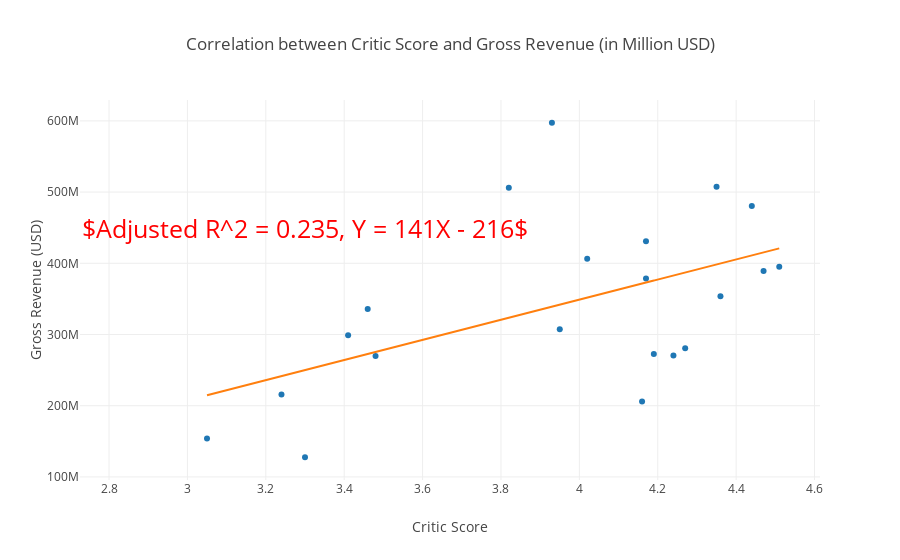

Here is the notebook cell this chart was saved with:
### Code cell
# Create Scatterplot

trace0 = go.Scatter(
    x = df.critic_score,
    y = df.gross,
    mode = 'markers',
    text = df.index
)

trace1 = go.Scatter(
    x = xi,
    y = line,
    mode = 'lines'
)

layout = go.Layout(
    showlegend = False,
    title = 'Correlation between Critic Score and Gross Revenue (in Million USD)',
    xaxis = dict(title = 'Critic Score'),
    yaxis = dict(title = 'Gross Revenue (USD)'),
    annotations = [
        dict(
            x = 3.3,
            y = 450000000,
            text = '$Adjusted R^2 = 0.235, Y = 141X - 216$',
            showarrow = False,
            font=dict(
                size=25,
                color = 'red'
            )
        )
    ]
)

data = [trace0, trace1]
fig = dict(data=data, layout=layout)

iplot(fig)

### Figure 1 — Plotly figure (JSON) as saved in the notebook; plotly's stock layout.template omitted (floating-point values rounded to 4 significant figures)
{"data": [{"mode": "markers", "text": ["Toy Story", "A Bug's Life", "Toy Story 2", "Monsters, Inc.", "Finding Nemo", "The Incredibles", "Cars", "Ratatouille", "WALL-E", "Up", "Toy Story 3", "Cars 2", "Brave", "Monsters University", "Inside Out", "The Good Dinosaur", "Finding Dory", "Cars 3", "Coco", "Incredibles 2", "Toy Story 4"], "type": "scatter", "uid": "62bce945-431c-4899-bf86-b1e37dcd7268", "x": [4.51, 3.95, 4.17, 4.02, 4.35, 4.17, 3.46, 4.24, 4.27, 4.36, 4.44, 3.24, 3.48, 3.41, 4.47, 3.3, 3.82, 3.05, 4.16, 3.93, 4.19], "y": [395253600, 307560900, 431007100, 406243900, 507600600, 378689900, 335753800, 270359800, 280850000, 353856800, 480588300, 215744700, 269916600, 299135900, 389111200, 127651300, 505984400, 154007100, 205915300, 597356200, 272527500]}, {"mode": "lines", "type": "scatter", "uid": "16ef37e6-25e9-4c09-adae-a54e5a0b887a", "x": [4.51, 3.95, 4.17, 4.02, 4.35, 4.17, 3.46, 4.24, 4.27, 4.36, 4.44, 3.24, 3.48, 3.41, 4.47, 3.3, 3.82, 3.05, 4.16, 3.93, 4.19], "y": [421000000.0, 341900000.0, 372900000.0, 351800000.0, 398400000.0, 372900000.0, 272700000.0, 382800000.0, 387100000.0, 399800000.0, 411100000.0, 241600000.0, 275500000.0, 265600000.0, 415300000.0, 250100000.0, 323500000.0, 214800000.0, 371500000.0, 339100000.0, 375800000.0]}], "layout": {"annotations": [{"font": {"color": "red", "size": 25}, "showarrow": false, "text": "$Adjusted R^2 = 0.235, Y = 141X - 216$", "x": 3.3, "y": 450000000}], "showlegend": false, "title": {"text": "Correlation between Critic Score and Gross Revenue (in Million USD)"}, "xaxis": {"title": {"text": "Critic Score"}}, "yaxis": {"title": {"text": "Gross Revenue (USD)"}}}}
